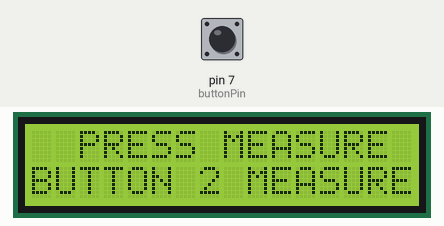
The sketch below on a simulated Arduino Uno, built with avr-gcc and run on an emulated ATmega328P. Parts: 16×2 character LCD. The inputs (shaded band) are chosen by the test bench; at power-on: pin 7 (buttonPin) LOW.

Above: at 5.2 s.
5.3 s: pin 7 (buttonPin) pulled HIGH for 0.15 s
At 5.6 s:
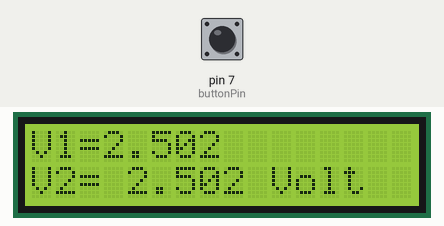
At 10.8 s:
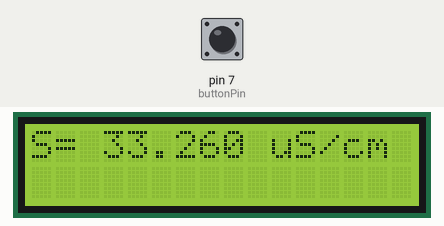
Timing chart, 0 to 12.3 s (numbered marks = the images above; inputs shaded):
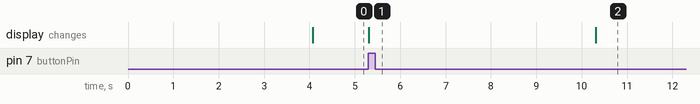

The sketch:

Conductivity_meter_NewCaliVer3_TDS_Salinity.ino
```cpp
#include <LiquidCrystal.h>

//--------------------------------------------initializations--------------------------------------------//
const int buttonPin = 7 ;
int buttonState = 0 ;
int lastButtonState = 0 ;
float S = 0.00, Tds = 0.00, Sal = 0.00;
int ch = 1 ;
boolean edge1 ;
boolean edge2 ;
boolean edge3 ;
boolean edge4 ;
LiquidCrystal lcd (12 , 11 , 5 , 4 , 3 , 2 ) ;

//----------------------------------------------setup function--------------------------------------------//

void setup ( )
{
  Serial.begin(9600);
  pinMode ( buttonPin , INPUT) ;
  lcd.begin (16, 2) ;
  lcd.print ( "TO BEGIN MEASURE" ) ;
  lcd.setCursor(0, 1) ;
  lcd.print( "USE CHANNEL ONE  " ) ;
  lcd.setCursor(0, 0) ;
  delay (4000) ;
  lcd.clear( ) ;
  lcd.setCursor (0, 0) ;
  lcd.print ( "  PRESS MEASURE   " ) ;
  lcd.setCursor ( 0, 1 ) ;
  lcd.print ( "BUTTON 2 MEASURE" ) ;
}

//---------------------------------------------------functions------------------------------------------------//

int trigger ( )                               //for sensing the external trigger by user
{
  buttonState = digitalRead ( buttonPin ) ;
  if ( buttonState != lastButtonState )
  {
    if ( buttonState == HIGH)
      return HIGH;
    else if ( buttonState == LOW)
      return LOW;
    delay ( 50 ) ;
  }
  lastButtonState = buttonState ;
}

void displayVol ( float v1 , float v2 )        //for displaying measured VOLTAGE
{
  lcd.clear ( ) ;
  lcd.print ( "V1=" ) ;
  lcd.print ( v1 , 3 ) ;    //LCD prints upto 3 decimal places
  lcd.print ( " " ) ;
  lcd.setCursor ( 0, 1 ) ;
  lcd.print ( "V2= " ) ;
  lcd.print ( v2 , 3 ) ;    //LCD prints upto 3 decimal places
  lcd.print ( " Volt" ) ;
  delay ( 3000 ) ;
  lcd.setCursor (0, 0) ;
}

void displayS ( float s )                   //for displaying CONDUCTIVITY
{
  lcd.clear( ) ;
  lcd.print ( "S= " ) ;
  lcd.print ( s , 3) ;      //LCD prints upto 3 decimal places
  lcd.print ( " uS/cm" ) ;
  delay ( 3000 ) ;
  lcd.setCursor (0, 0) ;
}

void displayTDS ( float tds )               //for displaying TDS
{
  lcd.clear( ) ;
  lcd.print ( "TDS= " ) ;
  lcd.print ( tds , 3) ;    //LCD prints upto 3 decimal places
  lcd.print ( " ppm" ) ;
  delay ( 3000 ) ;
  lcd.setCursor (0, 0) ;
}

void displaySal ( float sal )                //for displaying SALINITY
{
  lcd.clear( ) ;
  lcd.print ( "Salinity= " ) ;
  lcd.print ( sal , 3) ;    //LCD prints upto 3 decimal places
  lcd.print ( " ppm" ) ;
  delay ( 3000 ) ;
  lcd.setCursor (0, 0) ;
}

//-------------------------------------------------loop function--------------------------------------------------//

void loop ( )
{
  float pi = 3.14159;
  switch ( ch )
  {
    case 1 :
      {
        edge1 = trigger ( ) ;
        if ( edge1 == HIGH )
        {
          int sensorValue1 = analogRead (A1 ) ;
          int sensorValue2 = analogRead (A2 ) ;
          float voltage1 = sensorValue1 * ( 5.0 / 1023.0 ) ;
          float voltage2 = sensorValue2 * ( 5.0 / 1023.0 ) ;
          float x = voltage1 / voltage2;
          if (voltage2 == 5.000)
          {
            S = 0.00;
            Tds = 0.00;
            Sal = 0.00;
          }
          else
          {
            S = (1.110 * x * x * x) - (11.70 * x * x) + (63.23 * x) - 19.38;
            Tds = 0.965 * S - 0.522;
            Sal = 0.829 * S + 9.899;
          }
          displayVol ( voltage1 , voltage2 ) ;
          delay ( 2000 ) ;
          displayS ( S ) ;
          delay ( 2000 ) ;
          displayTDS ( Tds ) ;
          delay ( 2000 ) ;
          displaySal ( Sal ) ;
        }
      }
      break ;
  }
}
```

Measured:
- after the input at 5.3 s, the display: changes at once (image 1)
